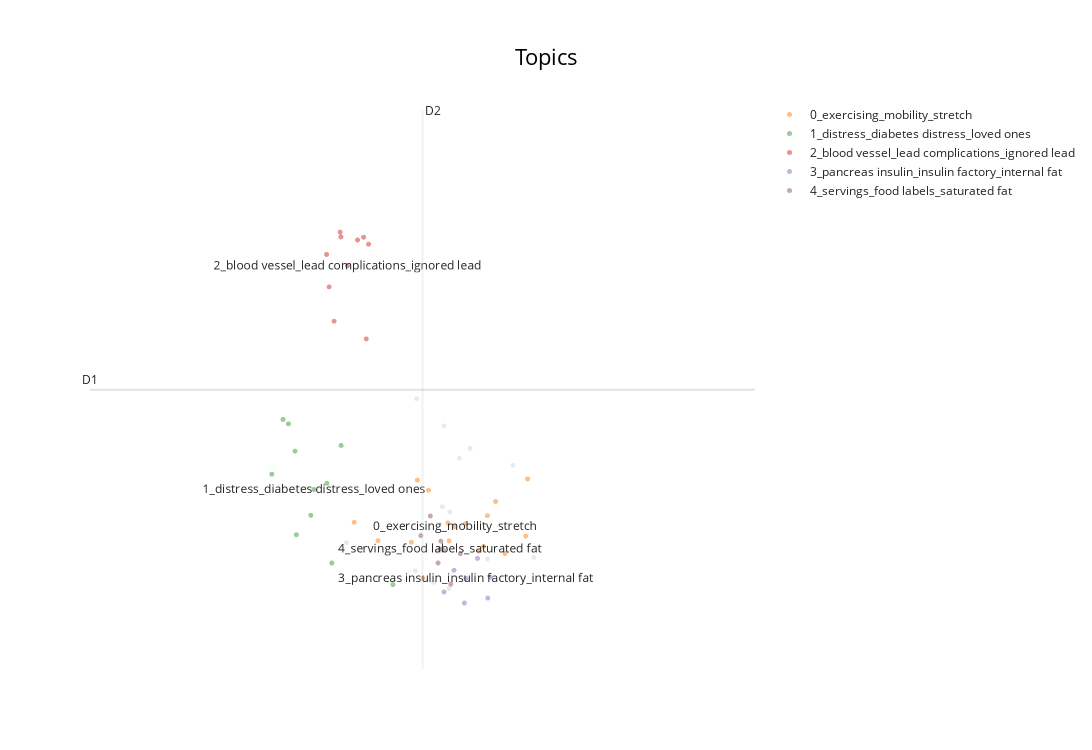

The notebook cell saved with this chart:
### Code cell
top_topics = topic_model.get_topic_freq()["Topic"].tolist()
embeddings = topic_model.umap_model.embedding_
hover_data = [
    f"{title} - Topic {topic}"
    # ⭐ CHANGE THE NAME OF THE PARAM
    for title, topic in zip(doc_titles_diabetesHub, topics)
]
visualization = topic_model.visualize_documents(
    hover_data,
    reduced_embeddings=embeddings,
    topics=top_topics,
    title="Topics",
)
# ⭐ CHANGE THE NAME OF THE FILE
result.iloc[:,:-1].to_csv(r"bertopic program subpages\hyperparameter tuning\bertopic_programeSubPages_diabetesHub_tuned.csv")
visualization.show()

### Figure 1 — Plotly figure (JSON) as saved in the notebook; plotly's stock layout.template omitted (floating-point values rounded to 4 significant figures)
{"data": [{"hoverinfo": "text", "hovertext": ["Hyperglycaemia | Diabetes Hub - Topic -1", "Foot care | Diabetes Hub - Topic -1", "Treatment targets and monitoring | Diabetes Hub - Topic -1", "Diabetes Hub: Guide to Managing Diabetes - Topic -1", "Managing finances | Diabetes Hub - Topic -1", "Diabetes Hub: Guide to Managing Diabetes - Topic -1", "Diabetes Hub: Guide to Managing Diabetes - Topic -1", "Practical tips and advice | Diabetes Hub - Topic -1", "Self-monitoring of blood sugar | Diabetes Hub - Topic -1", "Diabetes Hub: Guide to Managing Diabetes - Topic -1", "Diabetes Hub: Guide to Managing Diabetes - Topic -1", "Avoid smoking and drinking | Diabetes Hub - Topic -1", "Diabetes Hub: Guide to Managing Diabetes - Topic -1", null], "marker": {"color": "#CFD8DC", "opacity": 0.5, "size": 5}, "mode": "markers+text", "name": "other", "showlegend": false, "type": "scattergl", "x": [9.98, 10.19, 10.14, 10.38, 10.3, 9.989, 10.85, 10.51, 10.12, 10.18, 10.23, 9.473, 10.7, 10.23], "y": [5.093, 6.654, 5.297, 6.413, 6.306, 6.948, 5.236, 5.22, 4.968, 5.781, 4.901, 5.396, 6.23, 5.726]}, {"hoverinfo": "text", "hovertext": ["If you are obese | Diabetes Hub - Topic 0", "Insulin therapy | Diabetes Hub - Topic 0", "Diabetes Hub: Guide to Managing Diabetes - Topic 0", "Traditional and Complementary Medicine | Diabetes Hub - Topic 0", "If you have foot ulcers and lower limb pain | Diabetes Hub - Topic 0", "Partners and acknowledgements | Diabetes Hub - Topic 0", "Diabetes Hub: Guide to Managing Diabetes - Topic 0", "Travelling overseas | Diabetes Hub - Topic 0", "Setting goals | Diabetes Hub - Topic 0", "Monitoring blood sugar for exercise | Diabetes Hub - Topic 0", "Diabetes Hub: Guide to Managing Diabetes - Topic 0", "Medication | Diabetes Hub - Topic 0", "Physical activity | Diabetes Hub - Topic 0", "Diabetes Hub: Guide to Managing Diabetes - Topic 0", "How to manage diabetes | Diabetes Hub - Topic 0", "If you have coronary heart disease | Diabetes Hub - Topic 0", null], "marker": {"opacity": 0.5, "size": 5}, "mode": "markers+text", "name": "0_exercising_mobility_stretch", "text": ["", "", "", "", "", "", "", "", "", "", "", "", "", "", "", "", "0_exercising_mobility_stretch"], "textfont": {"size": 12}, "type": "scattergl", "x": [10.04, 10.64, 10.08, 10.81, 10.22, 10.57, 9.705, 10.51, 9.53, 10.45, 10.35, 10.79, 10.23, 9.995, 10.48, 9.951, 10.27], "y": [5.011, 5.279, 5.96, 6.083, 5.608, 5.84, 5.417, 5.686, 5.615, 5.302, 5.599, 5.466, 5.414, 6.07, 5.355, 5.4, 5.569]}, {"hoverinfo": "text", "hovertext": ["Stigma of diabetes | Diabetes Hub - Topic 1", "Diabetes Hub: Guide to Managing Diabetes - Topic 1", "Hypoglycaemia | Diabetes Hub - Topic 1", "Sleeping well | Diabetes Hub - Topic 1", "Diabetes Hub: Guide to Managing Diabetes - Topic 1", "Supporting individuals with diabetes | Diabetes Hub - Topic 1", "Managing stress | Diabetes Hub - Topic 1", "Caregiver stress and tips | Diabetes Hub - Topic 1", "Diabetes and stress | Diabetes Hub - Topic 1", "Emotional well-being | Diabetes Hub - Topic 1", null], "marker": {"opacity": 0.5, "size": 5}, "mode": "markers+text", "name": "1_distress_diabetes distress_loved ones", "text": ["", "", "", "", "", "", "", "", "", "", "1_distress_diabetes distress_loved ones"], "textfont": {"size": 12}, "type": "scattergl", "x": [9.329, 9.006, 9.815, 9.365, 9.046, 9.433, 8.923, 9.094, 9.104, 9.211, 9.233], "y": [6.035, 6.724, 4.943, 5.176, 6.677, 6.444, 6.134, 6.383, 5.48, 5.69, 5.969]}, {"hoverinfo": "text", "hovertext": ["Download resources | Diabetes Hub - Topic 2", "Be Aware - What is diabetes - Topic 2", "Dental care | Diabetes Hub - Topic 2", "Diabetes Hub: Guide to Managing Diabetes - Topic 2", "Diabetes Hub: Guide to Managing Diabetes - Topic 2", "Diabetes Hub: Guide to Managing Diabetes - Topic 2", "Diabetes Hub: Guide to Managing Diabetes - Topic 2", "Care team resources | Diabetes Hub - Topic 2", "Diabetes Hub: Guide to Managing Diabetes - Topic 2", null], "marker": {"opacity": 0.5, "size": 5}, "mode": "markers+text", "name": "2_blood vessel_lead complications_ignored lead", "text": ["", "", "", "", "", "", "", "", "", "2_blood vessel_lead complications_ignored lead"], "textfont": {"size": 12}, "type": "scattergl", "x": [9.426, 9.636, 9.599, 9.345, 9.554, 9.619, 9.432, 9.327, 9.382, 9.48], "y": [8.744, 8.614, 8.689, 8.154, 8.659, 7.593, 8.692, 8.503, 7.783, 8.381]}, {"hoverinfo": "text", "hovertext": ["Diabetes Hub: Guide to Managing Diabetes - Topic 3", "How diabetes develops | Diabetes Hub - Topic 3", "Types of diabetes | Diabetes Hub - Topic 3", "Diabetes Hub: Guide to Managing Diabetes - Topic 3", "Understanding carbohydrates | Diabetes Hub - Topic 3", "Diabetes Hub: Guide to Managing Diabetes - Topic 3", "Tips for those with Type 1 diabetes | Diabetes Hub - Topic 3", null], "marker": {"opacity": 0.5, "size": 5}, "mode": "markers+text", "name": "3_pancreas insulin_insulin factory_internal fat", "text": ["", "", "", "", "", "", "", "3_pancreas insulin_insulin factory_internal fat"], "textfont": {"size": 12}, "type": "scattergl", "x": [10.26, 10.53, 10.44, 10.19, 10.34, 10.19, 10.51, 10.35], "y": [5.098, 5.022, 5.226, 4.864, 4.745, 5.316, 4.798, 5.01]}, {"hoverinfo": "text", "hovertext": ["Shop with care | Diabetes Hub - Topic 4", "Healthy eating | Diabetes Hub - Topic 4", "Diabetes Hub: Guide to Managing Diabetes - Topic 4", "Diabetes Hub: Guide to Managing Diabetes - Topic 4", "Diabetes Hub: Guide to Managing Diabetes - Topic 4", "Diabetes Hub: Guide to Managing Diabetes - Topic 4", null], "marker": {"opacity": 0.5, "size": 5}, "mode": "markers+text", "name": "4_servings_food labels_saturated fat", "text": ["", "", "", "", "", "", "4_servings_food labels_saturated fat"], "textfont": {"size": 12}, "type": "scattergl", "x": [10.15, 10.24, 10.31, 10.09, 10.02, 10.17, 10.16], "y": [5.176, 4.949, 5.277, 5.684, 5.472, 5.412, 5.328]}], "layout": {"annotations": [{"showarrow": false, "text": "D1", "x": 7.585, "y": 7.044, "yshift": 10}, {"showarrow": false, "text": "D2", "x": 10.03, "xshift": 10, "y": 10.06}], "height": 750, "shapes": [{"line": {"color": "#CFD8DC", "width": 2}, "type": "line", "x0": 10.03, "x1": 10.03, "y0": 4.033, "y1": 10.06}, {"line": {"color": "#9E9E9E", "width": 2}, "type": "line", "x0": 7.585, "x1": 12.48, "y0": 7.044, "y1": 7.044}], "title": {"font": {"color": "Black", "size": 22}, "text": "Topics", "x": 0.5, "xanchor": "center", "yanchor": "top"}, "width": 1200, "xaxis": {"visible": false}, "yaxis": {"visible": false}}}
